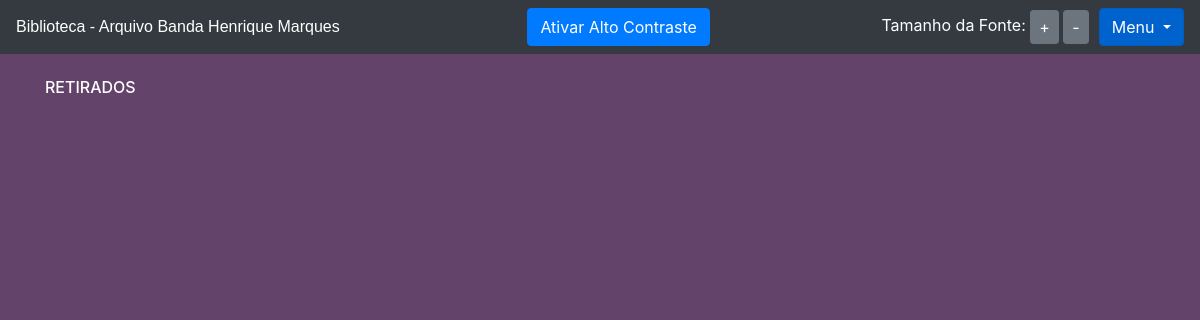
/livro/seus_empretismos (signed in), run on an earlier commit of the app's database.
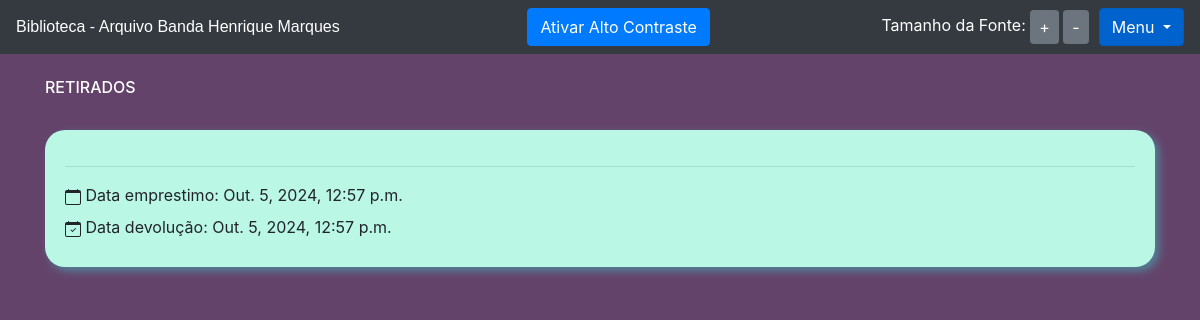
And on a later commit of the database.
### livro/models.py (models this page shows, shortened)
class Emprestimos(models.Model):
    choices = (
        ('P', 'Péssimo'),
        ('R', 'Ruim'),
        ('B', 'Bom'),
        ('O', 'Ótimo')
    )
    nome_emprestado = models.ForeignKey(Usuario, on_delete=models.DO_NOTHING, blank = True, null = True)
    nome_emprestado_anonimo = models.CharField(max_length = 30, blank = True, null = True)
    data_emprestimo = models.DateTimeField(default=datetime.datetime.now)
    data_devolucao = models.DateTimeField(blank = True, null = True)
    livro = models.ForeignKey(Livros, on_delete=models.DO_NOTHING)
    avaliacao = models.CharField(max_length=1, choices=choices, null=True, blank=True)

### livro/views.py (the view)
# urls.py: path('seus_empretismos', views.seus_emprestimos, name="seus_emprestimos"),
def seus_emprestimos(request):
    usuario = Usuario.objects.get(id = request.session['usuario'])
    emprestimos = Emprestimos.objects.filter(nome_emprestado = usuario)
    return render(request, 'seus_emprestimos.html', {'usuario_logado': request.session['usuario'],
                                                    'emprestimos': emprestimos})

### livro/models.py (called while the page is built)
    def __str__(self):
        return self.nome

### livro/templates/seus_emprestimos.html (shortened to what this page needs)
{% extends 'base.html' %}
{% block 'conteudo' %}
    <div class="container">
        <br>
        <h3 class="text-white">RETIRADOS</h3>
        {% for emprestimo in emprestimos %}
            <div class="cartao">
                <hr>
                <div class="body">
                     <label>&nbspData emprestimo: {{emprestimo.data_emprestimo}}</label>
                <br>
                     <label>&nbspData devolução: {% if emprestimo.data_devolucao %}{{emprestimo.data_devolucao}}{% else %}Ainda não foi devolvido{% endif %}</label>
                </div>
            </div>
        {% endfor %}
    </div>
{% endblock  %}

What changed in the data, as far as the page shows it:
added Emprestimos: data_emprestimo "Out. 5, 2024, 12:57 p.m.", data_devolucao "Out. 5, 2024, 12:57 p.m."
